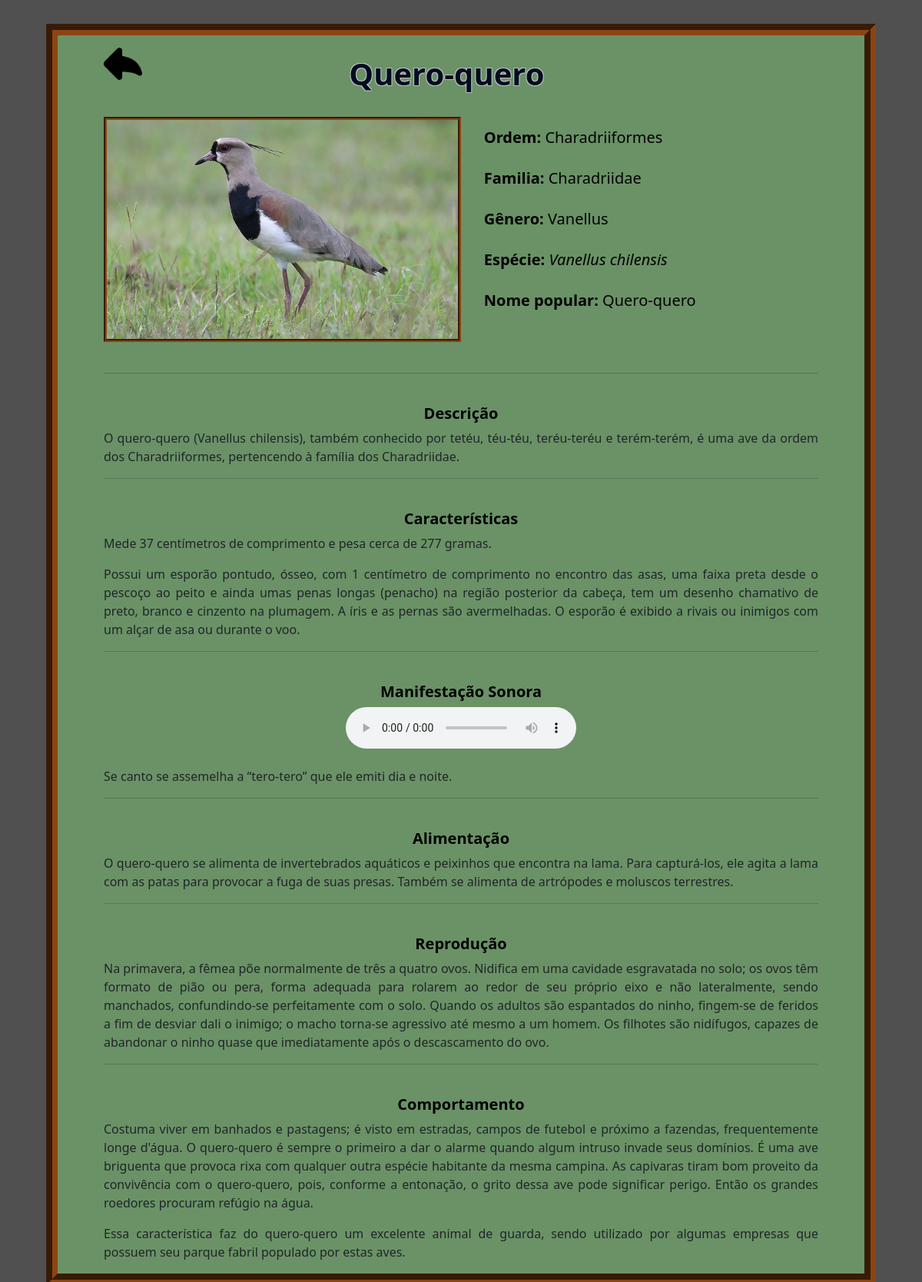
The page /templates/ave.php?idAve=4 on the database its author committed.
### tables this page shows
CREATE TABLE `aves` (
  `id` int(11) NOT NULL,
  `ordem` varchar(20) NOT NULL,
  `familia` varchar(20) NOT NULL,
  `genero` varchar(20) NOT NULL,
  `especie` varchar(40) NOT NULL,
  `nome` varchar(30) NOT NULL,
  `descricao` text NOT NULL,
  `caracteristica` text NOT NULL,
  `voz` text NOT NULL,
  `alimentacao` text NOT NULL,
  `reproducao` text NOT NULL,
  `comportamento` text NOT NULL,
  `imagem` varchar(50) NOT NULL,
  `audio` varchar(50) NOT NULL
);

### templates/ave.php (the view, shortened to what this page needs)
<?php
include_once "site.php";
$idAve = $_GET["idAve"];
$result_carousel = "SELECT * FROM aves WHERE id = $idAve";
$resultado_carousel = mysqli_query($con, $result_carousel);
$dados = mysqli_fetch_assoc($resultado_carousel);
?>
<!DOCTYPE html>
<html id="color">
<head>
    <link rel="stylesheet" type="text/css" href="../static/_css/_site.css">
    <link rel="stylesheet" href="../static/_css/bootstrap.css">
</head>
<body id="normal">
<div class="conteiner">
<div class="ave">
<a href="index.php"><img src="../static/_image/voltar.png" class="rounded float-start" id="img" width="50px"></a>
    <div class="div01">
        <h1><b><?php echo $dados['nome']; ?></b></h1>
    </div> </br>
    <div class="div07">
        <div class=div06><img src="<?php echo $dados['imagem']; ?>" class='d-block w-100'> </div>
        <table id="inf">
        <tr> <td class="espaco"> <h5><b>Ordem: </b><?php echo $dados['ordem']; ?></h5> </td> </tr>
        <tr> <td class="espaco"> <h5><b>Familia: </b><?php echo $dados['familia']; ?></h5> </td> </tr>
        <tr> <td class="espaco"> <h5><b>Gênero: </b><?php echo $dados['genero']; ?></h5> </td> </tr>
        <tr> <td class="espaco"> <h5><b>Espécie: </b><i><?php echo $dados['especie']; ?></i></h5> </td> </tr>
        <tr> <td class="espaco"> <h5><b>Nome popular: </b><?php echo $dados['nome']; ?></h5> </td> </tr>
        </table>
    </div>
    <div>
        </br> <hr> </br>
        <h5 class="alinhamento"><b>Descrição</b></h5>
        <?php echo $dados['descricao']; ?> <hr> <br>
        <h5 class="alinhamento"><b>Características</b></h5>
        <?php echo $dados['caracteristica']; ?> <hr> <br>
        <h5 class="alinhamento"><b>Manifestação Sonora</b></h5>
        <audio src="<?php echo $dados['audio']; ?>" preload="auto" class="rounded mx-auto d-block" controls></audio> <br/>
        <?php echo $dados['voz']; ?> <hr> <br>
        <h5 class="alinhamento"><b>Alimentação</b></h5>
        <?php echo $dados['alimentacao']; ?> <hr> <br>
        <h5 class="alinhamento"><b>Reprodução</b></h5>
        <?php echo $dados['reproducao']; ?> <hr> <br>
        <h5 class="alinhamento"><b>Comportamento</b></h5>
        <?php echo $dados['comportamento']; ?>
    </div>
</div>
</div>
</body>
</html>

### static/_css/_site.css (style rules this page uses)
html { width: 100%; height: 100%; padding: 25px; background-color: #505050 }
#normal { border: none; background-color: #505050; }
.div01 { display: flex; justify-content: center; align-items: center; position: relative; top: 6%; width: 100%; height: 70px; padding-bottom: 50px; padding-top: 2%; }
.conteiner { width: 100%; height: 100%; display: flex; justify-content: center; align-content: center; }
.ave { width: 90%; border: 15px groove #8B4513; text-align: justify; background-color: #6a9266; padding-left: 5%; padding-right: 5%; position: absolute; justify-content: center; align-items: center; align-content: center; padding-top: 1%; }
.div06 { float: left; width: 50%; min-width: 50%; height: auto; border: 4px groove #8B4513; }
.div07 { max-height: 327px; display: flex; align-items: center; }
#inf { width: 40%; }
.espaco { padding-bottom: 20px; padding-left: 8%; }
#img { position:absolute; display: block; z-index: 999 }
h1 { position: relative; text-align: center; color: #000d1f; text-shadow: #BDBDBD 1px -1px, #BDBDBD -1px 1px, #BDBDBD 1px 1px, #BDBDBD -1px -1px; padding-top: 5%; padding-right: 4%; }
.alinhamento { text-align: center; }
h5 { color:black; }

### rows shown on the page
aves: nome "Quero-quero", imagem (picture), ordem "Charadriiformes", familia "Charadriidae", genero "Vanellus", especie "Vanellus chilensis", descricao "O quero-quero (Vanellus chilensis), também conhecido por tetéu, téu-téu, teréu-teréu e terém-terém, é uma ave da ordem dos Charadriiformes, pertencendo à família dos Charadriidae.", caracteristica "Mede 37 centímetros de comprimento e pesa cerca de 277 gramas. Possui um esporão pontudo, ósseo, com 1 centímetro de comprimento no encontro das asas, uma faixa preta desde o pescoço ao peito e ainda umas penas longas (penacho) na região posterior da cabeça, tem um desenho chamativo de preto, branco e cinzento na plumagem. A íris e as pernas são avermelhadas. O esporão é exibido a rivais ou inimigos com um alçar de asa ou durante o voo.", voz "Se canto se assemelha a “tero-tero” que ele emiti dia e noite.", alimentacao "O quero-quero se alimenta de invertebrados aquáticos e peixinhos que encontra na lama. Para capturá-los, ele agita a lama com as patas para provocar a fuga de suas presas. Também se alimenta de artrópodes e moluscos terrestres.", reproducao "Na primavera, a fêmea põe normalmente de três a quatro ovos. Nidifica em uma cavidade esgravatada no solo; os ovos têm formato de pião ou pera, forma adequada para rolarem ao redor de seu próprio eixo e não lateralmente, sendo manchados, confundindo-se perfeitamente com o solo. Quando os adultos são espantados do ninho, fingem-se de feridos a fim de desviar dali o inimigo; o macho torna-se agressivo até mesmo a um homem. Os filhotes são nidífugos, capazes de abandonar o ninho quase que imediatamente após o descascamento do ovo.", comportamento "Costuma viver em banhados e pastagens; é visto em estradas, campos de futebol e próximo a fazendas, frequentemente longe d'água. O quero-quero é sempre o primeiro a dar o alarme quando algum intruso invade seus domínios. É uma ave briguenta que provoca rixa com qualquer outra espécie habitante da mesma campina. As capivaras tiram bom proveito da convivência com o quero-quero, pois, conforme a entonação, o grito dessa ave pode significar perigo. Então os grandes roedores procuram refúgio na água. Essa característica faz do quero-quero um excelente animal de guarda, sendo utilizado por algumas empresas que possuem seu parque fabril populado por estas aves."
